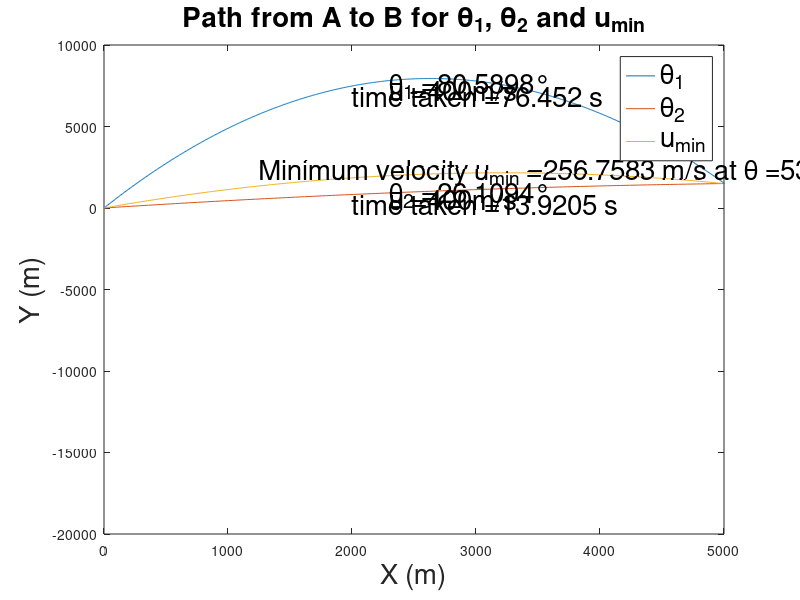

Recreate this plot in MATLAB.
%% Exercise 3
% This code was developed for teaching purposes at Lund University
% Author: Praveenkumar Hiremath
% Email: praveenkumar.hiremath@mek.lth.se (Email at the University)
%       praveenkumar.hiremath2911@gmail.com (Private email)

clc
clear all

%% a) If the initial velocity of the bullet is u = 400m/s, determine for which two different angles θ the rifle can be angled
% to hit the mountain at B and how long t it takes for the bullet to travel from A to B for these two cases. Also plot
% the path of the ball from A to B for both cases.

u = 400;  % ms^-1
g = 9.8;  % ms^-2

theta = 1:0.01:89; % shooting angles 
hori_dist = zeros(size(theta));
vert_dist = zeros(size(theta)); 

ax = 0;
ay = -g;

%using the given equations (1) and (2), create another equation quadratic in tan(theta)
%The equation is: (766.40625(tan^2(θ))) - (5000 tan(θ)) + 2266.40625

coeffs = [766.40625  -5000  2266.40625];
root_vals = roots(coeffs);
thetas_rad = atan(root_vals);
thetas_deg = rad2deg(thetas_rad);

%timetaken for θ1 and θ2
t1 = 5000/(400*cosd(thetas_deg(1)));
t2 = 5000/(400*cosd(thetas_deg(2)));

fprintf("For angle %0.4f degrees, the time taken t1 is: %0.4f\n", thetas_deg(1), t1);
fprintf("For angle %0.4f degrees, the time taken t2 is: %0.4f\n", thetas_deg(2), t2);

t = 0:0.1:79; % time interval t
theta1 = thetas_deg(1);
theta2 = thetas_deg(2);
x =@(angle) u*cosd(angle).*t;
y =@(angle) -0.5*g*t.^2 + 400* sind(angle).*t ;
plot(x(theta1),y(theta1),x(theta2), y(theta2))
txt_t1 = strcat('\theta_{1} = ', num2str(theta1),'°');
text(2300, 7500, txt_t1, 'FontSize',20);
vel = strcat('u = ', num2str(u),'m/s');
text(2300, 7200, vel, 'FontSize',20);
time1 = strcat('time taken = ', num2str(t1),' s');
text(2000, 6900, time1, 'FontSize',20);

txt_t2 = strcat('\theta_{2} = ', num2str(theta2),'°');
text(2300, 800, txt_t2, 'FontSize',20);
text(2300, 500, vel, 'FontSize',20);
time2 = strcat('time taken = ', num2str(t2),' s');
text(2000, 250, time2, 'FontSize',20);

set(gcf,'Position',[10 1000 1500 1000])
xlim([0,5000])
xlabel('X (m)','FontSize',20)
ylabel('Y (m)','FontSize',20)
title('Path from A to B for \theta_1, \theta_2 and u_{min}','FontSize',20)
hold on
%legend('\theta_1', '\theta_2')  

%% Task b
g=9.81;
thetas = 20:0.1:89;  %independent variable
u_t = 5000./(cosd(thetas).*sqrt(2*(5000.*tand(thetas)-1500)/g));  % dependent variable

der_u_t = diff(u_t);
sign_change_id = find(der_u_t>0,1);
u_min = u_t(sign_change_id);
theta_umin = thetas(sign_change_id);
fprintf("Minimum velocity of %0.4f ms^-1, should have shooting angle of: %0.4f\n", u_min, thetas(sign_change_id));

%time to reach B
t_B = 5000/(u_min*cosd(theta_umin));

t_umin = 0:0.1:t_B;
X_umin =@(angle,u) u*cosd(angle).*t_umin;
Y_umin =@(angle,u) -0.5*g*t_umin.^2 + u* sind(angle).*t_umin ;

plot(X_umin(theta_umin,u_min),Y_umin(theta_umin, u_min))
txt = strcat('Minimum velocity u_{min} = ',num2str(u_min),' m/s at \theta = ', num2str(theta_umin),'°');
text(1250, 2200, txt, 'FontSize',20);

legend('\theta_1', '\theta_2', 'u_{min}','FontSize',20)
saveas(gcf,'trajectory_ex3.png')
